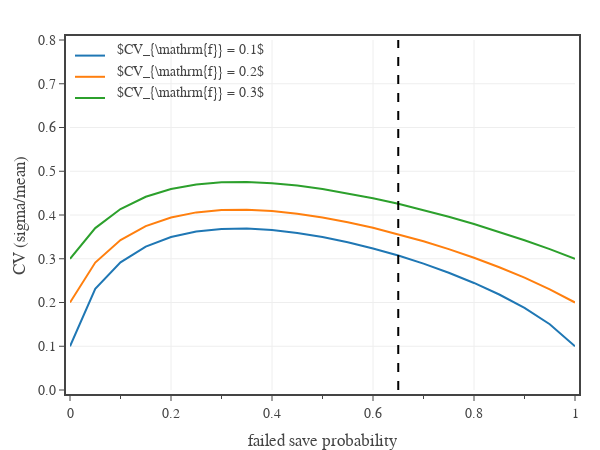

The code cell stored with this chart in its notebook:
### Code cell
# Save damage CV vs fail probability with m=0.5 and s=0.5

# create figure
fig = go.Figure(
    layout=go.Layout(
        template=tfb.FIG_TEMPLATE,
        margin=dict(l=70, r=25, b=60, t=40, pad=4),
        xaxis=dict(
            title_text='failed save probability',
            tick0=0, dtick=0.2,
            minor=dict(tick0=0, dtick=0.1),
            range=[0,1],
        ),
        yaxis=dict(
            title_text='CV (sigma/mean)',
            tickformat='.1f',
            range=[0,0.8],
        ),
        legend=dict(
            xanchor='left', yanchor='top',
            x=0.00, y=1.00,
            orientation='v',
            tracegroupgap=0,
        )
    )
)

def y_annotation_large(i):
    return 1.03 - i*0.061

def y_annotation_small(i):
    return 1.03 - i*0.095

p_fail = np.linspace(0,20,21)/20.0
m_s = 0.5
s_s = 0.5
i = 0
for cv in [0.1, 0.2, 0.3]:
    fail_state = {'probability': 0, 'mean': 1, 'sigma': cv}
    success_state = {'probability': 0, 'mean': m_s*fail_state['mean'], 'sigma': s_s*fail_state['sigma']}

    act_cv = []
    for p in p_fail:
        fail_state['probability'] = p
        success_state['probability'] = 1 - p
        act_cv += [save_sigma(fail_state, success_state)/save_mean(fail_state, success_state)]
    
    fig.add_trace(go.Scatter(
        x=p_fail,
        y=act_cv,
        name=' ',
        #name=f'fail CV = {cv:.2f}',
        mode='lines',
        hovertemplate=
            f'<b>fail CV = {cv:.2f}</b><br>'
            'fail probability %{x:.2f}<br>'+
            'action CV %{y:.2f}<extra></extra>'
    ))

    fig.add_annotation(
        name=f'{i:.0f}',
        xref='paper', xanchor='left',   x=0.09,
        yref='paper', yanchor='middle', y=y_annotation_large(i+1),
        showarrow=False,
        text=f'$CV_{{\mathrm{{f}}}} = {cv:.1f}$',
    )
    i += 1

fig.add_trace(go.Scatter(
    x=[0.65, 0.65], 
    y=[0,3],
    mode='lines',
    showlegend=False,
    hoverinfo='skip',
    line=dict(color='black', dash='dash')
))

# show figure
fig.update_layout(width=600, height=450, barmode='group')
fig.show(config=tfb.FIG_CONFIG)

# save figures
if SAVEFIGS:
    fig.update_layout(autosize=True, width=None, height=None)
    tfb.save_fig_html(fig, format='large', name=f'./fig-save-cv-large')
    for i in range(3):
        fig.update_annotations(selector=dict(name=f'{i:.0f}'), x=0.14, y=y_annotation_small(i+1))
    tfb.save_fig_html(fig, format='small', name=f'./fig-save-cv-small', style='aspect-ratio:600/500')

### Figure 1 — Plotly figure (JSON) as saved in the notebook; plotly's stock layout.template omitted (floating-point values rounded to 4 significant figures)
{"data": [{"hovertemplate": "<b>fail CV = 0.10</b><br>fail probability %{x:.2f}<br>action CV %{y:.2f}<extra></extra>", "mode": "lines", "name": " ", "type": "scatter", "x": [0, 0.05, 0.1, 0.15, 0.2, 0.25, 0.3, 0.35, 0.4, 0.45, 0.5, 0.55, 0.6, 0.65, 0.7, 0.75, 0.8, 0.85, 0.9, 0.95, 1], "y": [0.1, 0.2313, 0.2918, 0.3277, 0.3496, 0.3622, 0.3681, 0.3689, 0.3656, 0.359, 0.3496, 0.3377, 0.3236, 0.3072, 0.2888, 0.268, 0.2447, 0.2182, 0.1876, 0.1504, 0.1]}, {"hovertemplate": "<b>fail CV = 0.20</b><br>fail probability %{x:.2f}<br>action CV %{y:.2f}<extra></extra>", "mode": "lines", "name": " ", "type": "scatter", "x": [0, 0.05, 0.1, 0.15, 0.2, 0.25, 0.3, 0.35, 0.4, 0.45, 0.5, 0.55, 0.6, 0.65, 0.7, 0.75, 0.8, 0.85, 0.9, 0.95, 1], "y": [0.2, 0.2912, 0.3426, 0.3745, 0.3944, 0.406, 0.4114, 0.4121, 0.4091, 0.403, 0.3944, 0.3836, 0.3708, 0.3562, 0.34, 0.322, 0.3023, 0.2806, 0.2568, 0.2302, 0.2]}, {"hovertemplate": "<b>fail CV = 0.30</b><br>fail probability %{x:.2f}<br>action CV %{y:.2f}<extra></extra>", "mode": "lines", "name": " ", "type": "scatter", "x": [0, 0.05, 0.1, 0.15, 0.2, 0.25, 0.3, 0.35, 0.4, 0.45, 0.5, 0.55, 0.6, 0.65, 0.7, 0.75, 0.8, 0.85, 0.9, 0.95, 1], "y": [0.3, 0.3701, 0.4136, 0.4417, 0.4595, 0.4699, 0.4748, 0.4755, 0.4727, 0.4672, 0.4595, 0.4498, 0.4384, 0.4255, 0.4113, 0.3959, 0.3792, 0.3614, 0.3423, 0.3219, 0.3]}, {"hoverinfo": "skip", "line": {"color": "black", "dash": "dash"}, "mode": "lines", "showlegend": false, "type": "scatter", "x": [0.65, 0.65], "y": [0, 3]}], "layout": {"annotations": [{"name": "0", "showarrow": false, "text": "$CV_{\\mathrm{f}} = 0.1$", "x": 0.09, "xanchor": "left", "xref": "paper", "y": 0.969, "yanchor": "middle", "yref": "paper"}, {"name": "1", "showarrow": false, "text": "$CV_{\\mathrm{f}} = 0.2$", "x": 0.09, "xanchor": "left", "xref": "paper", "y": 0.908, "yanchor": "middle", "yref": "paper"}, {"name": "2", "showarrow": false, "text": "$CV_{\\mathrm{f}} = 0.3$", "x": 0.09, "xanchor": "left", "xref": "paper", "y": 0.847, "yanchor": "middle", "yref": "paper"}], "barmode": "group", "height": 450, "legend": {"orientation": "v", "tracegroupgap": 0, "x": 0, "xanchor": "left", "y": 1, "yanchor": "top"}, "margin": {"b": 60, "l": 70, "pad": 4, "r": 25, "t": 40}, "width": 600, "xaxis": {"dtick": 0.2, "minor": {"dtick": 0.1, "tick0": 0}, "range": [0, 1], "tick0": 0, "title": {"text": "failed save probability"}}, "yaxis": {"range": [0, 0.8], "tickformat": ".1f", "title": {"text": "CV (sigma/mean)"}}}}
